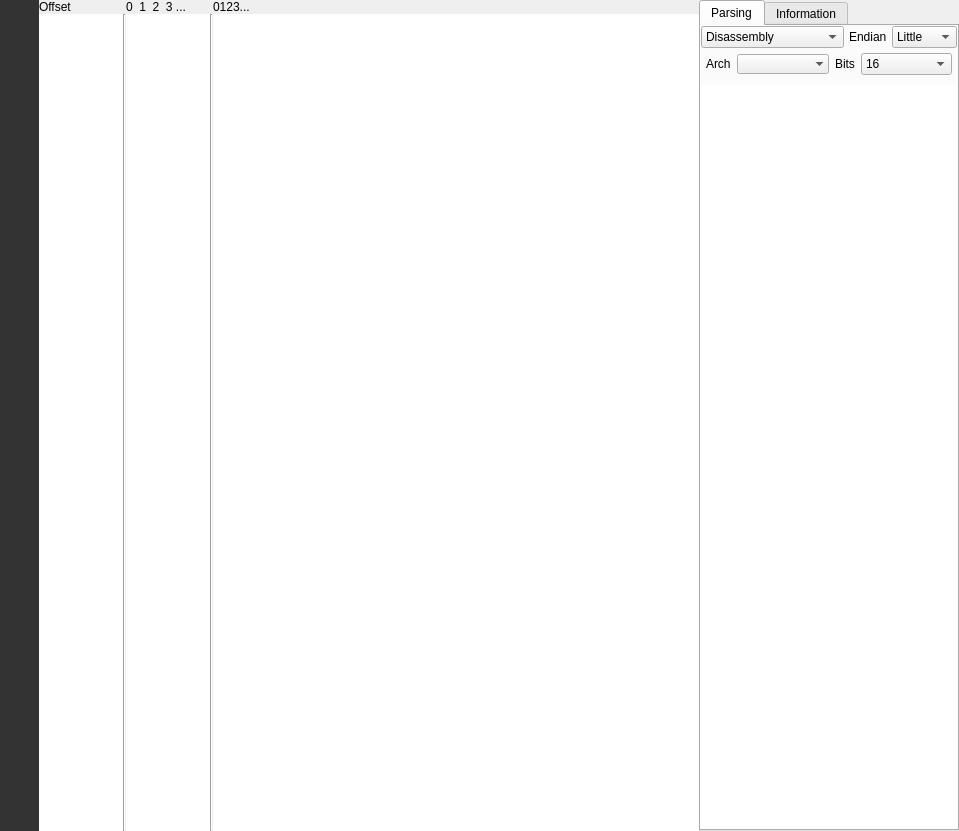
<?xml version="1.0" encoding="UTF-8"?>
<ui version="4.0">
 <class>HexdumpWidget</class>
 <widget class="QDockWidget" name="HexdumpWidget">
  <property name="geometry">
   <rect>
    <x>0</x>
    <y>0</y>
    <width>959</width>
    <height>831</height>
   </rect>
  </property>
  <property name="sizePolicy">
   <sizepolicy hsizetype="Preferred" vsizetype="Expanding">
    <horstretch>0</horstretch>
    <verstretch>0</verstretch>
   </sizepolicy>
  </property>
  <property name="windowTitle">
   <string notr="true">Hexdump</string>
  </property>
  <widget class="QWidget" name="dockWidgetContents">
   <layout class="QHBoxLayout" name="horizontalLayout">
    <property name="spacing">
     <number>0</number>
    </property>
    <property name="leftMargin">
     <number>0</number>
    </property>
    <property name="topMargin">
     <number>0</number>
    </property>
    <property name="rightMargin">
     <number>0</number>
    </property>
    <property name="bottomMargin">
     <number>0</number>
    </property>
    <item>
     <widget class="QFrame" name="frame">
      <property name="sizePolicy">
       <sizepolicy hsizetype="Preferred" vsizetype="Expanding">
        <horstretch>0</horstretch>
        <verstretch>0</verstretch>
       </sizepolicy>
      </property>
      <property name="minimumSize">
       <size>
        <width>0</width>
        <height>0</height>
       </size>
      </property>
      <property name="styleSheet">
       <string notr="true">background-color: #333;</string>
      </property>
      <property name="frameShape">
       <enum>QFrame::NoFrame</enum>
      </property>
      <property name="frameShadow">
       <enum>QFrame::Plain</enum>
      </property>
      <property name="lineWidth">
       <number>0</number>
      </property>
      <layout class="QVBoxLayout" name="verticalLayout">
       <property name="spacing">
        <number>5</number>
       </property>
       <property name="leftMargin">
        <number>0</number>
       </property>
       <property name="topMargin">
        <number>10</number>
       </property>
       <property name="rightMargin">
        <number>0</number>
       </property>
       <property name="bottomMargin">
        <number>0</number>
       </property>
       <item>
        <spacer name="verticalSpacer_6">
         <property name="orientation">
          <enum>Qt::Vertical</enum>
         </property>
         <property name="sizeHint" stdset="0">
          <size>
           <width>20</width>
           <height>40</height>
          </size>
         </property>
        </spacer>
       </item>
       <item>
        <widget class="QToolButton" name="memSideToolButton">
         <property name="toolTip">
          <string notr="true">Show/Hide memory sidebar</string>
         </property>
         <property name="styleSheet">
          <string notr="true">QToolButton { /* all types of tool button */
     border: 5px solid #333;
     border-left: 10px solid #333;
	 border-right: 10px solid #333;
     border-radius: 0px;
     background-color: #333;
 }

QToolButton:hover {
     border: 5px solid #444;
     border-left: 10px solid #444;
	 border-right: 10px solid #444;
     border-radius: 0px;
     background-color: #444;
 }

QToolButton:pressed {
     border: 5px solid #2180a9;
     border-left: 10px solid #2180a9;
	 border-right: 10px solid #2180a9;
     border-radius: 0px;
     background-color: #2180a9;
}

QToolButton:checkeds {
     border: 5px solid #2180a9;
     border-left: 10px solid #2180a9;
	 border-right: 10px solid #2180a9;
     border-radius: 0px;
     background-color: #2180a9;
}

QToolTip {
	background-color: #444;
	border: 3px solid #444;
	color: rgb(232, 232, 232);
}</string>
         </property>
         <property name="text">
          <string notr="true"/>
         </property>
         <property name="icon">
          <iconset resource="../resources.qrc">
           <normaloff>:/img/icons/right_light.svg</normaloff>:/img/icons/right_light.svg</iconset>
         </property>
         <property name="checkable">
          <bool>true</bool>
         </property>
        </widget>
       </item>
      </layout>
     </widget>
    </item>
    <item>
     <layout class="QGridLayout" name="gridLayout">
      <item row="0" column="2">
       <widget class="QLabel" name="hexHeaderLabel">
        <property name="text">
         <string>0  1  2  3 ...</string>
        </property>
       </widget>
      </item>
      <item row="1" column="0">
       <widget class="QPlainTextEdit" name="hexOffsetText">
        <property name="sizePolicy">
         <sizepolicy hsizetype="Minimum" vsizetype="Expanding">
          <horstretch>0</horstretch>
          <verstretch>0</verstretch>
         </sizepolicy>
        </property>
        <property name="acceptDrops">
         <bool>false</bool>
        </property>
        <property name="styleSheet">
         <string notr="true"/>
        </property>
        <property name="frameShape">
         <enum>QFrame::NoFrame</enum>
        </property>
        <property name="lineWidth">
         <number>0</number>
        </property>
        <property name="verticalScrollBarPolicy">
         <enum>Qt::ScrollBarAlwaysOff</enum>
        </property>
        <property name="horizontalScrollBarPolicy">
         <enum>Qt::ScrollBarAlwaysOff</enum>
        </property>
        <property name="sizeAdjustPolicy">
         <enum>QAbstractScrollArea::AdjustToContents</enum>
        </property>
        <property name="lineWrapMode">
         <enum>QPlainTextEdit::NoWrap</enum>
        </property>
        <property name="readOnly">
         <bool>true</bool>
        </property>
       </widget>
      </item>
      <item row="0" column="4">
       <widget class="QLabel" name="asciiHeaderLabel">
        <property name="text">
         <string>0123...</string>
        </property>
       </widget>
      </item>
      <item row="0" column="0">
       <widget class="QLabel" name="offsetHeaderLabel">
        <property name="text">
         <string>Offset</string>
        </property>
       </widget>
      </item>
      <item row="1" column="2">
       <widget class="QPlainTextEdit" name="hexHexText">
        <property name="sizePolicy">
         <sizepolicy hsizetype="Minimum" vsizetype="Expanding">
          <horstretch>0</horstretch>
          <verstretch>0</verstretch>
         </sizepolicy>
        </property>
        <property name="minimumSize">
         <size>
          <width>0</width>
          <height>0</height>
         </size>
        </property>
        <property name="maximumSize">
         <size>
          <width>16777215</width>
          <height>16777215</height>
         </size>
        </property>
        <property name="acceptDrops">
         <bool>false</bool>
        </property>
        <property name="frameShape">
         <enum>QFrame::NoFrame</enum>
        </property>
        <property name="lineWidth">
         <number>0</number>
        </property>
        <property name="verticalScrollBarPolicy">
         <enum>Qt::ScrollBarAlwaysOff</enum>
        </property>
        <property name="horizontalScrollBarPolicy">
         <enum>Qt::ScrollBarAlwaysOff</enum>
        </property>
        <property name="sizeAdjustPolicy">
         <enum>QAbstractScrollArea::AdjustToContents</enum>
        </property>
        <property name="lineWrapMode">
         <enum>QPlainTextEdit::NoWrap</enum>
        </property>
        <property name="readOnly">
         <bool>true</bool>
        </property>
       </widget>
      </item>
      <item row="1" column="1">
       <widget class="Line" name="line">
        <property name="orientation">
         <enum>Qt::Vertical</enum>
        </property>
       </widget>
      </item>
      <item row="1" column="4">
       <widget class="QPlainTextEdit" name="hexASCIIText">
        <property name="sizePolicy">
         <sizepolicy hsizetype="Expanding" vsizetype="Expanding">
          <horstretch>0</horstretch>
          <verstretch>0</verstretch>
         </sizepolicy>
        </property>
        <property name="minimumSize">
         <size>
          <width>0</width>
          <height>0</height>
         </size>
        </property>
        <property name="maximumSize">
         <size>
          <width>16777215</width>
          <height>16777215</height>
         </size>
        </property>
        <property name="font">
         <font>
          <family>Anonymous Pro</family>
          <pointsize>13</pointsize>
         </font>
        </property>
        <property name="acceptDrops">
         <bool>false</bool>
        </property>
        <property name="frameShape">
         <enum>QFrame::NoFrame</enum>
        </property>
        <property name="lineWidth">
         <number>0</number>
        </property>
        <property name="verticalScrollBarPolicy">
         <enum>Qt::ScrollBarAlwaysOff</enum>
        </property>
        <property name="horizontalScrollBarPolicy">
         <enum>Qt::ScrollBarAlwaysOff</enum>
        </property>
        <property name="sizeAdjustPolicy">
         <enum>QAbstractScrollArea::AdjustToContents</enum>
        </property>
        <property name="lineWrapMode">
         <enum>QPlainTextEdit::NoWrap</enum>
        </property>
        <property name="readOnly">
         <bool>true</bool>
        </property>
       </widget>
      </item>
      <item row="1" column="3">
       <widget class="Line" name="line_2">
        <property name="orientation">
         <enum>Qt::Vertical</enum>
        </property>
       </widget>
      </item>
     </layout>
    </item>
    <item>
     <widget class="QTabWidget" name="hexSideTab_2">
      <property name="sizePolicy">
       <sizepolicy hsizetype="Preferred" vsizetype="Expanding">
        <horstretch>0</horstretch>
        <verstretch>0</verstretch>
       </sizepolicy>
      </property>
      <property name="tabPosition">
       <enum>QTabWidget::North</enum>
      </property>
      <property name="currentIndex">
       <number>0</number>
      </property>
      <property name="usesScrollButtons">
       <bool>true</bool>
      </property>
      <property name="documentMode">
       <bool>false</bool>
      </property>
      <widget class="QWidget" name="tabDIsasm_2">
       <attribute name="title">
        <string>Parsing</string>
       </attribute>
       <layout class="QVBoxLayout" name="verticalLayout_23">
        <property name="leftMargin">
         <number>0</number>
        </property>
        <property name="topMargin">
         <number>0</number>
        </property>
        <property name="rightMargin">
         <number>0</number>
        </property>
        <property name="bottomMargin">
         <number>0</number>
        </property>
        <item>
         <layout class="QVBoxLayout" name="verticalLayout_16">
          <property name="spacing">
           <number>5</number>
          </property>
          <property name="rightMargin">
           <number>0</number>
          </property>
          <item>
           <layout class="QHBoxLayout" name="horizontalLayout_17">
            <property name="topMargin">
             <number>0</number>
            </property>
            <item>
             <widget class="QComboBox" name="parseTypeComboBox">
              <property name="sizePolicy">
               <sizepolicy hsizetype="Preferred" vsizetype="Fixed">
                <horstretch>0</horstretch>
                <verstretch>0</verstretch>
               </sizepolicy>
              </property>
              <property name="currentText">
               <string>Disassembly</string>
              </property>
              <item>
               <property name="text">
                <string>Disassembly</string>
               </property>
              </item>
              <item>
               <property name="text">
                <string>String</string>
               </property>
              </item>
              <item>
               <property name="text">
                <string>Assembler</string>
               </property>
              </item>
              <item>
               <property name="text">
                <string>C bytes</string>
               </property>
              </item>
              <item>
               <property name="text">
                <string>C half-words (2 byte)</string>
               </property>
              </item>
              <item>
               <property name="text">
                <string>C words (4 byte)</string>
               </property>
              </item>
              <item>
               <property name="text">
                <string>C dwords (8 byte)</string>
               </property>
              </item>
              <item>
               <property name="text">
                <string>Python</string>
               </property>
              </item>
              <item>
               <property name="text">
                <string>JSON</string>
               </property>
              </item>
              <item>
               <property name="text">
                <string>JavaScript</string>
               </property>
              </item>
             </widget>
            </item>
            <item>
             <widget class="QLabel" name="label_6">
              <property name="sizePolicy">
               <sizepolicy hsizetype="Fixed" vsizetype="Preferred">
                <horstretch>0</horstretch>
                <verstretch>0</verstretch>
               </sizepolicy>
              </property>
              <property name="text">
               <string>Endian</string>
              </property>
             </widget>
            </item>
            <item>
             <widget class="QComboBox" name="parseEndianComboBox">
              <property name="sizeAdjustPolicy">
               <enum>QComboBox::AdjustToMinimumContentsLength</enum>
              </property>
              <item>
               <property name="text">
                <string>Little</string>
               </property>
              </item>
              <item>
               <property name="text">
                <string>Big</string>
               </property>
              </item>
             </widget>
            </item>
           </layout>
          </item>
          <item>
           <widget class="QFrame" name="hexSideFrame_2">
            <property name="sizePolicy">
             <sizepolicy hsizetype="Expanding" vsizetype="Fixed">
              <horstretch>0</horstretch>
              <verstretch>0</verstretch>
             </sizepolicy>
            </property>
            <property name="minimumSize">
             <size>
              <width>0</width>
              <height>0</height>
             </size>
            </property>
            <property name="frameShape">
             <enum>QFrame::NoFrame</enum>
            </property>
            <property name="frameShadow">
             <enum>QFrame::Plain</enum>
            </property>
            <property name="lineWidth">
             <number>0</number>
            </property>
            <layout class="QHBoxLayout" name="horizontalLayout_21">
             <property name="sizeConstraint">
              <enum>QLayout::SetMinimumSize</enum>
             </property>
             <property name="leftMargin">
              <number>5</number>
             </property>
             <property name="topMargin">
              <number>0</number>
             </property>
             <property name="rightMargin">
              <number>5</number>
             </property>
             <property name="bottomMargin">
              <number>5</number>
             </property>
             <item>
              <widget class="QLabel" name="hexArchLabel_2">
               <property name="sizePolicy">
                <sizepolicy hsizetype="Fixed" vsizetype="Preferred">
                 <horstretch>0</horstretch>
                 <verstretch>0</verstretch>
                </sizepolicy>
               </property>
               <property name="text">
                <string>Arch</string>
               </property>
              </widget>
             </item>
             <item>
              <widget class="QComboBox" name="parseArchComboBox">
               <property name="sizePolicy">
                <sizepolicy hsizetype="Preferred" vsizetype="Fixed">
                 <horstretch>0</horstretch>
                 <verstretch>0</verstretch>
                </sizepolicy>
               </property>
               <property name="sizeAdjustPolicy">
                <enum>QComboBox::AdjustToMinimumContentsLength</enum>
               </property>
               <property name="frame">
                <bool>false</bool>
               </property>
              </widget>
             </item>
             <item>
              <widget class="QLabel" name="hexBitsLabel_2">
               <property name="sizePolicy">
                <sizepolicy hsizetype="Fixed" vsizetype="Preferred">
                 <horstretch>0</horstretch>
                 <verstretch>0</verstretch>
                </sizepolicy>
               </property>
               <property name="text">
                <string>Bits</string>
               </property>
              </widget>
             </item>
             <item>
              <widget class="QComboBox" name="parseBitsComboBox">
               <property name="sizeAdjustPolicy">
                <enum>QComboBox::AdjustToMinimumContentsLength</enum>
               </property>
               <item>
                <property name="text">
                 <string>16</string>
                </property>
               </item>
               <item>
                <property name="text">
                 <string>32</string>
                </property>
               </item>
               <item>
                <property name="text">
                 <string>64</string>
                </property>
               </item>
              </widget>
             </item>
            </layout>
           </widget>
          </item>
          <item>
           <widget class="QPlainTextEdit" name="hexDisasTextEdit">
            <property name="sizePolicy">
             <sizepolicy hsizetype="Preferred" vsizetype="Expanding">
              <horstretch>0</horstretch>
              <verstretch>0</verstretch>
             </sizepolicy>
            </property>
            <property name="font">
             <font>
              <family>Anonymous Pro</family>
              <pointsize>13</pointsize>
             </font>
            </property>
            <property name="frameShape">
             <enum>QFrame::NoFrame</enum>
            </property>
            <property name="lineWidth">
             <number>0</number>
            </property>
            <property name="plainText">
             <string/>
            </property>
           </widget>
          </item>
         </layout>
        </item>
       </layout>
      </widget>
      <widget class="QWidget" name="tabHistogram_2">
       <attribute name="title">
        <string notr="true">Information</string>
       </attribute>
       <layout class="QVBoxLayout" name="verticalLayout_25">
        <property name="spacing">
         <number>6</number>
        </property>
        <property name="leftMargin">
         <number>0</number>
        </property>
        <property name="topMargin">
         <number>0</number>
        </property>
        <property name="rightMargin">
         <number>0</number>
        </property>
        <property name="bottomMargin">
         <number>0</number>
        </property>
        <item>
         <widget class="QLabel" name="label_7">
          <property name="font">
           <font>
            <weight>75</weight>
            <bold>true</bold>
           </font>
          </property>
          <property name="text">
           <string>Bytes info</string>
          </property>
         </widget>
        </item>
        <item>
         <layout class="QFormLayout" name="formLayout_2">
          <property name="fieldGrowthPolicy">
           <enum>QFormLayout::ExpandingFieldsGrow</enum>
          </property>
          <property name="labelAlignment">
           <set>Qt::AlignLeading|Qt::AlignLeft|Qt::AlignVCenter</set>
          </property>
          <property name="formAlignment">
           <set>Qt::AlignHCenter|Qt::AlignTop</set>
          </property>
          <property name="horizontalSpacing">
           <number>5</number>
          </property>
          <property name="verticalSpacing">
           <number>6</number>
          </property>
          <property name="leftMargin">
           <number>5</number>
          </property>
          <property name="rightMargin">
           <number>5</number>
          </property>
          <item row="1" column="0">
           <widget class="QLabel" name="label_8">
            <property name="sizePolicy">
             <sizepolicy hsizetype="Fixed" vsizetype="Preferred">
              <horstretch>0</horstretch>
              <verstretch>0</verstretch>
             </sizepolicy>
            </property>
            <property name="text">
             <string>MD5:</string>
            </property>
           </widget>
          </item>
          <item row="1" column="1">
           <layout class="QHBoxLayout" name="horizontalLayout_8">
            <property name="spacing">
             <number>5</number>
            </property>
            <item>
             <widget class="QLineEdit" name="bytesMD5">
              <property name="sizePolicy">
               <sizepolicy hsizetype="Expanding" vsizetype="Fixed">
                <horstretch>0</horstretch>
                <verstretch>0</verstretch>
               </sizepolicy>
              </property>
              <property name="frame">
               <bool>false</bool>
              </property>
              <property name="readOnly">
               <bool>true</bool>
              </property>
             </widget>
            </item>
            <item>
             <widget class="QToolButton" name="copyMD5">
              <property name="toolTip">
               <string notr="true">Copy MD5</string>
              </property>
              <property name="styleSheet">
               <string notr="true">QToolButton { /* all types of tool button */
    padding: 1px;
    padding-left: 5px;
    padding-right: 5px;
	background-color: palette(button);
    border-radius: 6px;
}

QToolButton:pressed {
	background-color: palette(dark);
}

QToolTip {
	background-color: #444;
	border: 3px solid #444;
	color: rgb(232, 232, 232);
}</string>
              </property>
              <property name="text">
               <string notr="true"/>
              </property>
             </widget>
            </item>
           </layout>
          </item>
          <item row="2" column="0">
           <widget class="QLabel" name="label_9">
            <property name="text">
             <string>SHA1:</string>
            </property>
           </widget>
          </item>
          <item row="2" column="1">
           <layout class="QHBoxLayout" name="horizontalLayout_9">
            <property name="spacing">
             <number>5</number>
            </property>
            <item>
             <widget class="QLineEdit" name="bytesSHA1">
              <property name="sizePolicy">
               <sizepolicy hsizetype="Expanding" vsizetype="Fixed">
                <horstretch>0</horstretch>
                <verstretch>0</verstretch>
               </sizepolicy>
              </property>
              <property name="frame">
               <bool>false</bool>
              </property>
              <property name="readOnly">
               <bool>true</bool>
              </property>
             </widget>
            </item>
            <item>
             <widget class="QToolButton" name="copySHA1">
              <property name="toolTip">
               <string notr="true">Copy SHA1</string>
              </property>
              <property name="styleSheet">
               <string notr="true">QToolButton { /* all types of tool button */
    padding: 1px;
    padding-left: 5px;
    padding-right: 5px;
	background-color: palette(button);
    border-radius: 6px;
}

QToolButton:pressed {
	background-color: palette(dark);
}

QToolTip {
	background-color: #444;
	border: 3px solid #444;
	color: rgb(232, 232, 232);
}</string>
              </property>
              <property name="text">
               <string notr="true"/>
              </property>
             </widget>
            </item>
           </layout>
          </item>
          <item row="3" column="0">
           <widget class="QLabel" name="label_10">
            <property name="text">
             <string>Entropy:</string>
            </property>
           </widget>
          </item>
          <item row="3" column="1">
           <widget class="QLineEdit" name="bytesEntropy">
            <property name="sizePolicy">
             <sizepolicy hsizetype="Expanding" vsizetype="Fixed">
              <horstretch>0</horstretch>
              <verstretch>0</verstretch>
             </sizepolicy>
            </property>
            <property name="frame">
             <bool>false</bool>
            </property>
            <property name="readOnly">
             <bool>true</bool>
            </property>
           </widget>
          </item>
         </layout>
        </item>
        <item>
         <spacer name="verticalSpacer">
          <property name="orientation">
           <enum>Qt::Vertical</enum>
          </property>
          <property name="sizeHint" stdset="0">
           <size>
            <width>20</width>
            <height>40</height>
           </size>
          </property>
         </spacer>
        </item>
       </layout>
      </widget>
     </widget>
    </item>
   </layout>
  </widget>
  <action name="actionHideHexdump_side_panel">
   <property name="text">
    <string>Hexdump side panel</string>
   </property>
   <property name="toolTip">
    <string>Hexdump side panel</string>
   </property>
  </action>
  <action name="actionSend_to_Notepad">
   <property name="text">
    <string>Send to notepad</string>
   </property>
   <property name="toolTip">
    <string>Send to notepad</string>
   </property>
  </action>
  <action name="actionFunctionsUndefine">
   <property name="text">
    <string>Undefine</string>
   </property>
   <property name="toolTip">
    <string>Undefine</string>
   </property>
  </action>
  <action name="actionDisasCopy_All">
   <property name="text">
    <string>Copy all</string>
   </property>
   <property name="toolTip">
    <string>Copy all</string>
   </property>
  </action>
  <action name="actionDisasCopy_Bytes">
   <property name="text">
    <string>Copy bytes</string>
   </property>
   <property name="toolTip">
    <string>Copy bytes</string>
   </property>
  </action>
  <action name="actionDisasCopy_Disasm">
   <property name="text">
    <string>Copy disasm</string>
   </property>
   <property name="toolTip">
    <string>Copy disasm</string>
   </property>
  </action>
  <action name="actionHexCopy_Hexpair">
   <property name="text">
    <string>Copy Hexpair</string>
   </property>
   <property name="toolTip">
    <string>Copy Hexpair</string>
   </property>
  </action>
  <action name="actionHexCopy_ASCII">
   <property name="text">
    <string>Copy ASCII</string>
   </property>
   <property name="toolTip">
    <string>Copy ASCII</string>
   </property>
  </action>
  <action name="actionHexCopy_Text">
   <property name="text">
    <string>Copy Text</string>
   </property>
   <property name="toolTip">
    <string>Copy Text</string>
   </property>
  </action>
  <action name="action1column">
   <property name="text">
    <string>1</string>
   </property>
   <property name="toolTip">
    <string>1</string>
   </property>
  </action>
  <action name="action2columns">
   <property name="text">
    <string>2</string>
   </property>
   <property name="toolTip">
    <string>2</string>
   </property>
  </action>
  <action name="action4columns">
   <property name="text">
    <string>4</string>
   </property>
   <property name="toolTip">
    <string>4</string>
   </property>
  </action>
  <action name="action8columns">
   <property name="text">
    <string>8</string>
   </property>
   <property name="toolTip">
    <string>8</string>
   </property>
  </action>
  <action name="action16columns">
   <property name="text">
    <string>16</string>
   </property>
   <property name="toolTip">
    <string>16</string>
   </property>
  </action>
  <action name="action32columns">
   <property name="text">
    <string>32</string>
   </property>
   <property name="toolTip">
    <string>32</string>
   </property>
  </action>
  <action name="action64columns">
   <property name="text">
    <string>64</string>
   </property>
   <property name="toolTip">
    <string>64</string>
   </property>
  </action>
  <action name="actionHexEdit">
   <property name="text">
    <string>Edit</string>
   </property>
   <property name="toolTip">
    <string>Edit</string>
   </property>
  </action>
  <action name="actionHexPaste">
   <property name="text">
    <string>Paste</string>
   </property>
   <property name="toolTip">
    <string>Paste</string>
   </property>
  </action>
  <action name="actionHexInsert_Hex">
   <property name="text">
    <string>Insert Hex</string>
   </property>
   <property name="toolTip">
    <string>Insert Hex</string>
   </property>
  </action>
  <action name="actionHexInsert_String">
   <property name="text">
    <string>Insert String</string>
   </property>
   <property name="toolTip">
    <string>Insert String</string>
   </property>
  </action>
 </widget>
 <resources>
  <include location="../resources.qrc"/>
 </resources>
 <connections/>
</ui>
